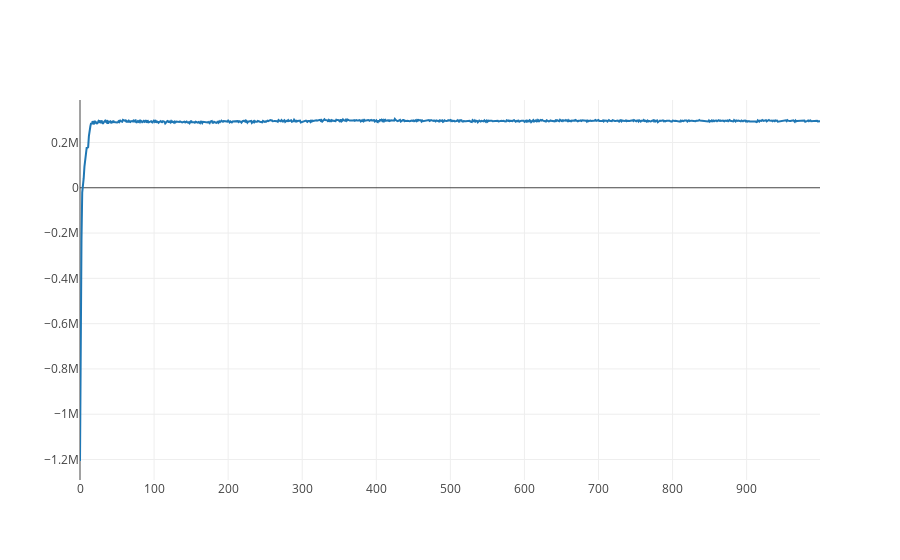
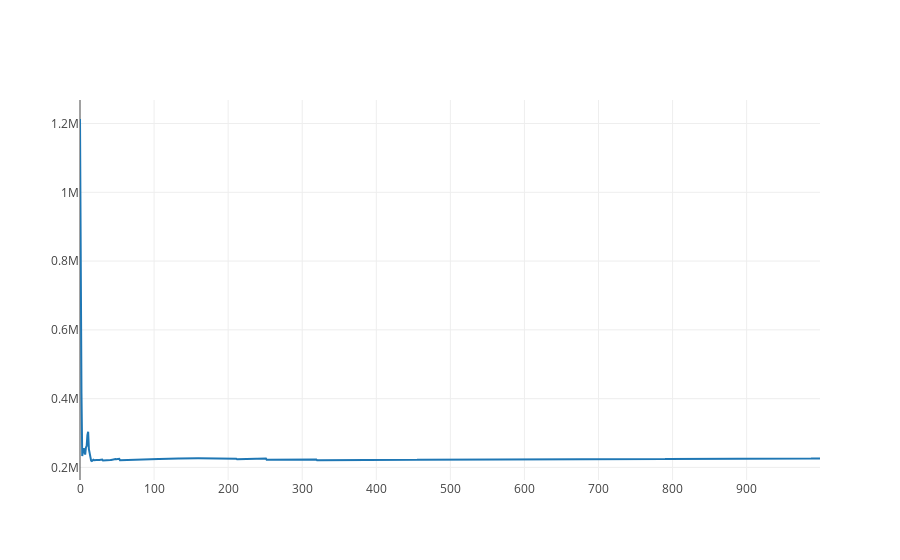
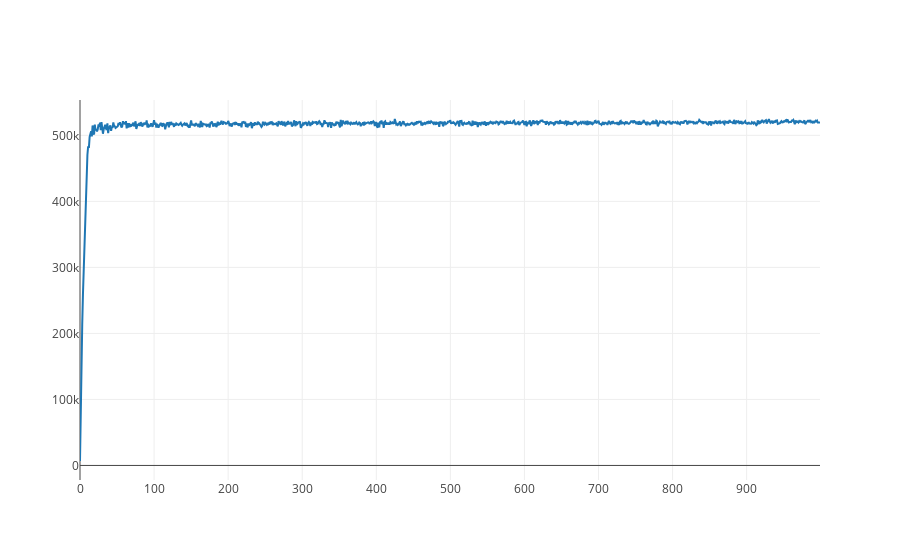

Source (notebook cell) for these figures, in order:
### Markdown cell above
For SVI, we can look at the values of the variational objective, likelihood, and KL terms as a function of iteration.

### Code cell
elbos = [e[0] for e in inf_svi.objs]
kls = [e[1] for e in inf_svi.objs]
likes = [e[2] for e in inf_svi.objs]

iplot([go.Scatter(x = range(len(elbos)), y = elbos)])
iplot([go.Scatter(x = range(len(likes)), y = kls)])
iplot([go.Scatter(x = range(len(kls)), y = likes)])

### Figure 1 — Plotly figure (JSON) as saved in the notebook; plotly's stock layout.template omitted (floating-point values rounded to 4 significant figures; data arrays with more than 128 entries replaced by an {"elided": "..."} marker saying what was removed)
{"data": [{"type": "scatter", "x": {"elided": "1000 int values"}, "y": {"elided": "1000 float values"}}], "layout": {}}

### Figure 2 — Plotly figure (JSON) as saved in the notebook; plotly's stock layout.template omitted (floating-point values rounded to 4 significant figures; data arrays with more than 128 entries replaced by an {"elided": "..."} marker saying what was removed)
{"data": [{"type": "scatter", "x": {"elided": "1000 int values"}, "y": {"elided": "1000 float values"}}], "layout": {}}

### Figure 3 — Plotly figure (JSON) as saved in the notebook; plotly's stock layout.template omitted (floating-point values rounded to 4 significant figures; data arrays with more than 128 entries replaced by an {"elided": "..."} marker saying what was removed)
{"data": [{"type": "scatter", "x": {"elided": "1000 int values"}, "y": {"elided": "1000 float values"}}], "layout": {}}
